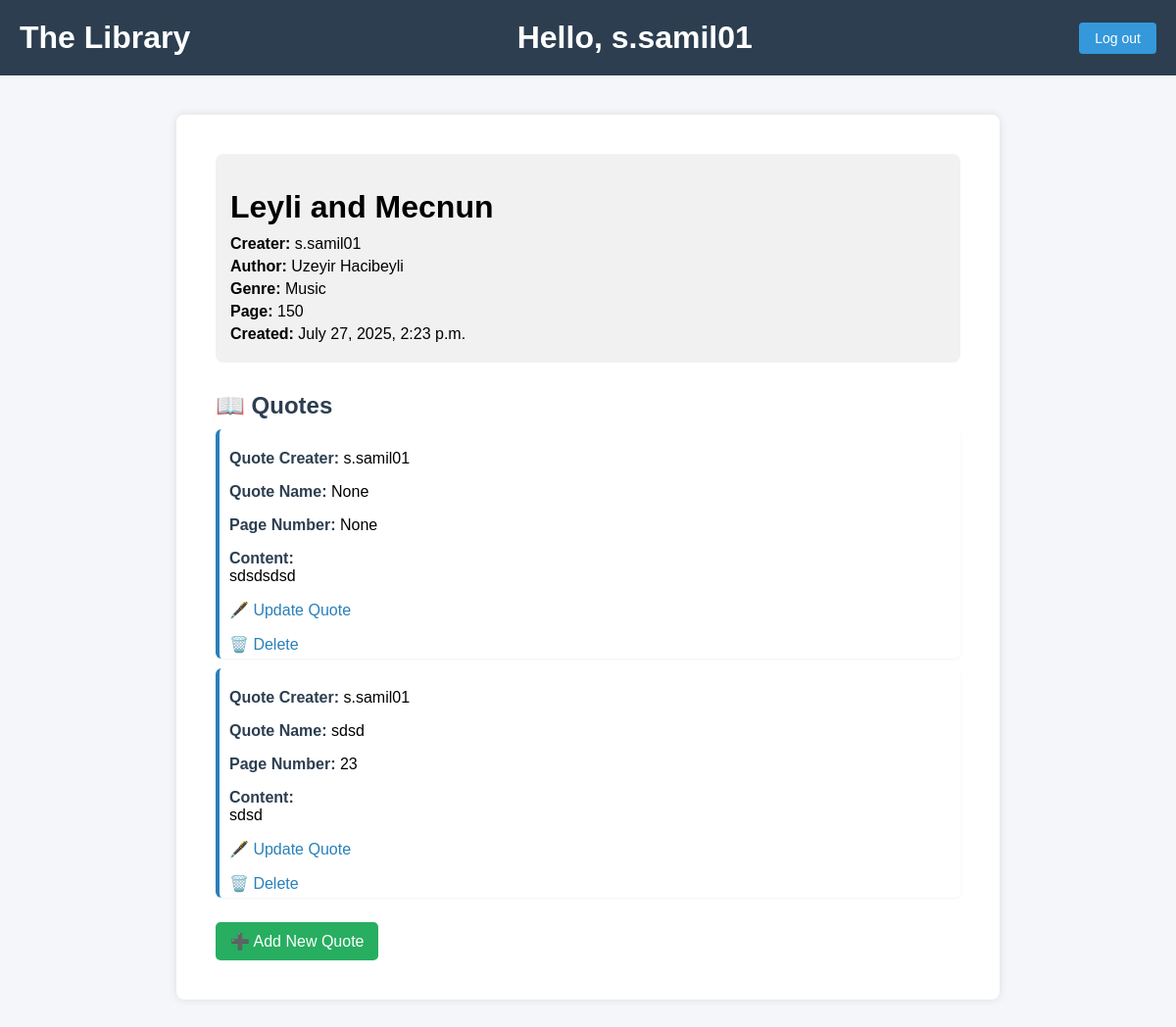
/book_details/3957/ (signed in), run on the app's committed database.
### journal/models.py (models this page shows, shortened)
class Book(models.Model):
    user = models.ForeignKey(User, on_delete=models.CASCADE, null=True, blank=False)
    title = models.CharField(max_length=50, null=False, blank=False)
    author = models.ForeignKey(Author, on_delete=models.CASCADE)
    genre = models.ForeignKey(Genre, on_delete=models.CASCADE)
    page = models.IntegerField(null=True, blank=True,
                               validators=[MinValueValidator(0), MaxValueValidator(2000)])
    created_date = models.DateTimeField(auto_now_add=True)
    unique_id = models.IntegerField(default=generate_unique_id(1000, 9999),
                                    unique=True, blank=True,
                                    null=True, editable=False)

class Author(models.Model):
    name = models.CharField(max_length=50, null=False, blank=False)
    birthday = models.DateField()

class Genre(models.Model):
    genre = models.CharField(max_length=50, null=False, blank=False)
    def __str__(self):
        return self.genre

class Quote(models.Model):
    user = models.ForeignKey(User, on_delete=models.CASCADE, null=True, blank=False)
    name = models.CharField(max_length=50, null=False, blank=False)
    content = models.TextField(max_length=500, null=False, blank=False)
    book = models.ForeignKey(Book, on_delete=models.CASCADE)
    page_number = models.IntegerField(null=True, blank=True, validators=[MinValueValidator(0), MaxValueValidator(2000)])
    created_date = models.DateTimeField(auto_now_add=True)
    unique_id = models.IntegerField(default=generate_unique_id(10000, 99999),
                                    unique=True, blank=True,
                                    null=True, editable=False)

### journal/views.py (the view)
# urls.py: path('book_details/<int:unique_id>/', views.book_details, name='book-details'),
@login_required(login_url='book')
def book_details(request, unique_id):
    book = get_object_or_404(Book, unique_id=unique_id)
    quotes = Quote.objects.filter(book=book)
    context = {
        'book': book,
        'quotes': quotes,
        'unique_id': unique_id
    }
    return render(request, 'journal/book_details.html', context)

### journal/templates/journal/book_details.html (shortened to what this page needs)
{% extends 'journal/main.html' %}
{% block content %}
<div class="container">
    <div class="book-info">
        <h1>{{ book.title }}</h1>
        <p><strong>Creater:</strong> {{ book.user }}</p>
        <p><strong>Author:</strong> {{ book.author.name }}</p>
        <p><strong>Genre:</strong> {{ book.genre }}</p>
        <p><strong>Page:</strong> {{ book.page }}</p>
        <p><strong>Created:</strong> {{ book.created_date }}</p>
    </div>
    <div class="quotes-section">
        <h2>📖 Quotes</h2>
        {% for quote in quotes %}
            <div class="quote-item">
                <p><strong>Quote Creater:</strong> {{ quote.user }}</p>
                <p><strong>Quote Name:</strong> {{ quote.name }}</p>
                <p><strong>Page Number:</strong> {{ quote.page_number }}</p>
                <p><strong>Content:</strong><br>{{ quote.content }}</p>
                {% if request.user == book.user %}
                <p><a class="details-link" href="{% url 'updateQuote' unique_id=quote.unique_id %}">🖋️ Update Quote</a></p>
                <a href="{% url 'deleteQuote' quote.unique_id %}" onclick="return confirm('Are you sure you want to delete this quote?')" class="details-link"">🗑️ Delete</a>
                {% endif %}
            </div>
                {% empty %}
            <p>No quotes found for this book.</p>
        {% endfor %}
        <a class="add-quote-link" href="{% url 'createQuote' unique_id %}">➕ Add New Quote</a>
    </div>
</div>
{% endblock content %}

### journal/templates/journal/main.html (shortened to what this page needs)
<!DOCTYPE html>
<html lang="en">
<head>
</head>
<body>
    <header>
        <a href="{% url 'book' %}"><h1>The Library</h1></a>
        {% if not request.user.is_authenticated %}
            <div class="auth-buttons">
                <a href="{% url 'login' %}" class="login-signin-btn">Log in</a>
                <a href="{% url 'signup' %}" class="login-signin-btn">Sign up</a>
            </div>
        {% else %}
            <h1>Hello, {{request.user}}</h1>
            <a href="{% url 'logout' %}" class="login-signin-btn">Log out</a>
        {% endif %}
    </header>
    <main>
        {% block content %}
        {% endblock content %}
    </main>
</body>
</html>

### journal/templates/journal/main.html (style rules this page uses)
body { font-family: Arial, sans-serif; background-color: #f4f6f9; margin: 0; padding: 0; }
header { background-color: #2c3e50; color: white; padding: 20px; display: flex; justify-content: space-between; align-items: center; }
header h1 { margin: 0; }
header a { color: white; text-decoration: none; }
.login-signin-btn { background-color: #3498db; color: white; padding: 8px 16px; border: none; border-radius: 4px; text-decoration: none; font-size: 14px; transition: background-color 0.3s ease; }
main { max-width: 800px; margin: 40px auto; padding: 20px; background-color: white; border-radius: 8px; box-shadow: 0 0 10px rgba(0, 0, 0, 0.1); }

### journal/templates/journal/book_details.html (style rules this page uses)
.container { padding: 20px; max-width: 800px; margin: 0 auto; }
.book-info { background-color: #f1f1f1; padding: 15px; border-radius: 8px; margin-bottom: 30px; }
.book-info h1 { margin-bottom: 10px; }
.book-info p { margin: 5px 0; font-size: 16px; }
.quotes-section h2 { margin-bottom: 10px; color: #2c3e50; }
.quote-item { background-color: #ffffff; border-left: 4px solid #2980b9; padding: 5px 10px 5px 10px; margin-bottom: 10px; border-radius: 6px; box-shadow: 0 1px 3px rgba(0,0,0,0.05); }
.quote-item strong { color: #2c3e50; }
.add-quote-link { display: inline-block; background-color: #27ae60; color: white; padding: 10px 15px; border-radius: 5px; text-decoration: none; margin-top: 15px; }
.details-link { color: #2980b9; text-decoration: none; }

### data on the page
Book: title "Leyli and Mecnun", user "s.samil01", author.name "Uzeyir Hacibeyli", genre "Music", page "150", created_date "July 27, 2025, 2:23 p.m."
Quote: user "s.samil01", name "None", page_number "None", content "sdsdsdsd"
Quote: user "s.samil01", name "sdsd", page_number "23", content "sdsd"

### other printed values
{{ request.user }} "s.samil01"
